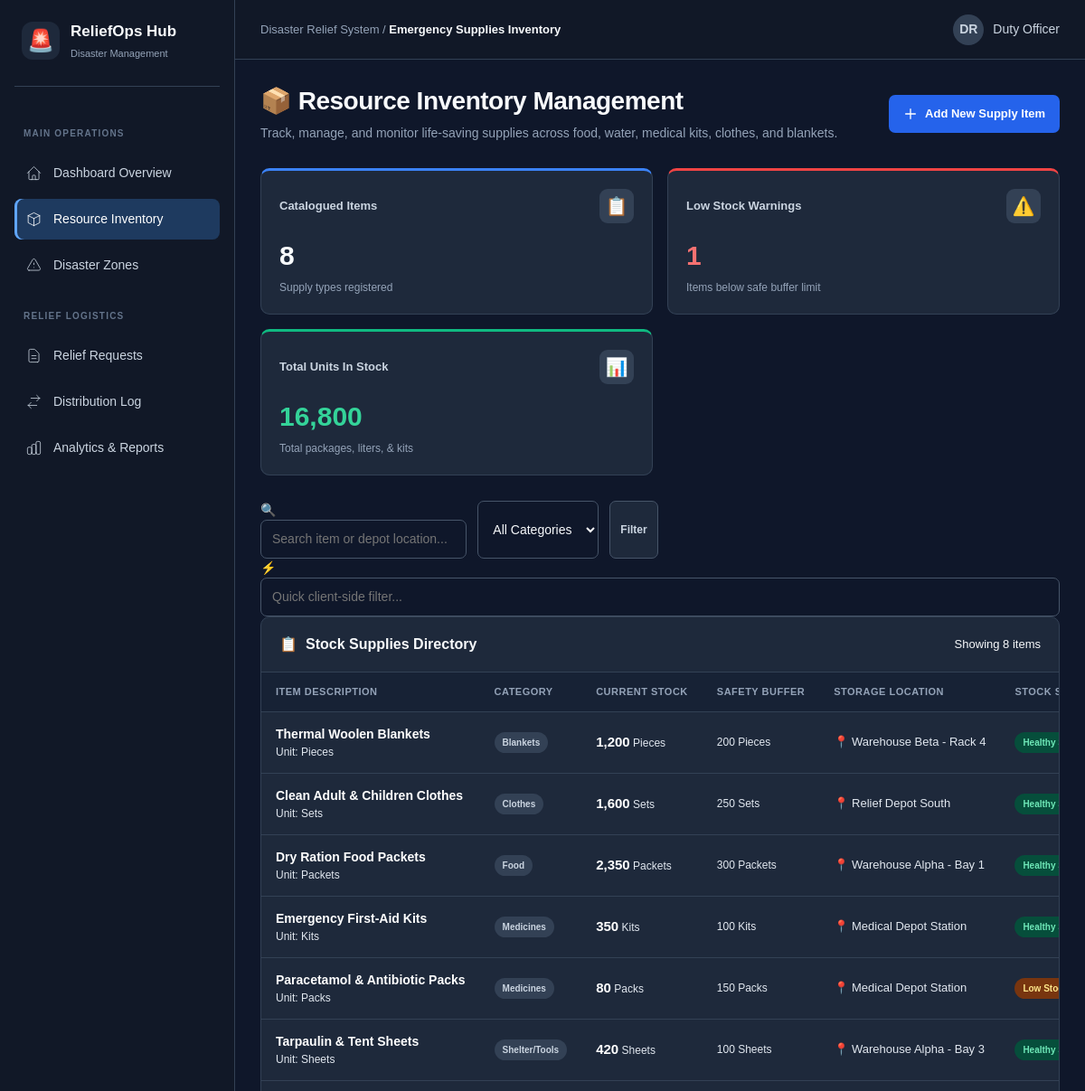
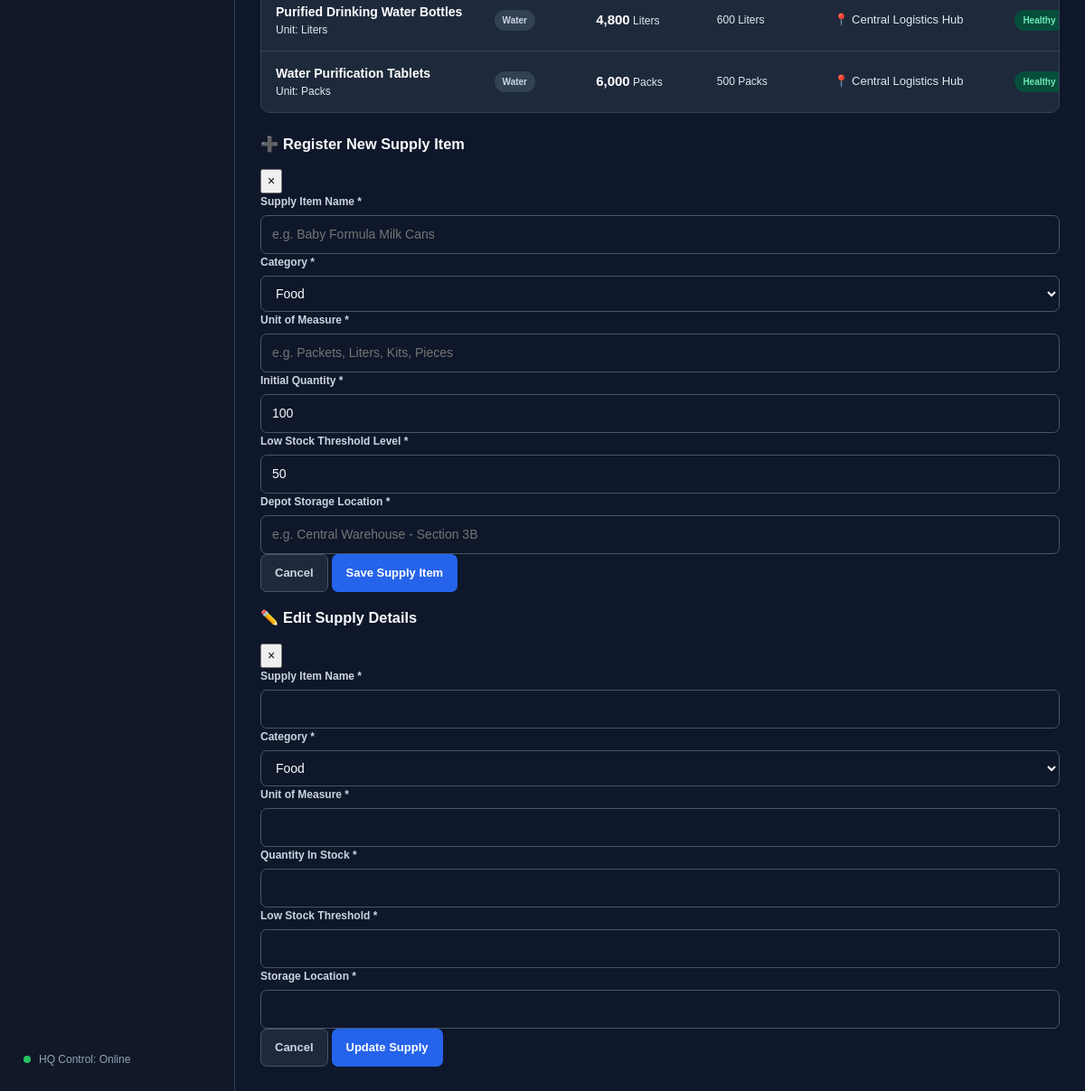
Page /inventory on the committed database (2 pictures, top to bottom).
### tables this page shows
CREATE TABLE inventory (
            id INTEGER PRIMARY KEY AUTOINCREMENT,
            item_name TEXT NOT NULL,
            category TEXT NOT NULL,
            quantity INTEGER NOT NULL DEFAULT 0,
            unit TEXT NOT NULL,
            threshold INTEGER NOT NULL DEFAULT 50,
            storage_location TEXT NOT NULL,
            last_updated TEXT NOT NULL
        );

### app.py (the view)
@app.route('/inventory')
def inventory():
    category_filter = request.args.get('category', 'All')
    search_query = request.args.get('search', '').strip()
    conn = get_db_connection()
    query = 'SELECT * FROM inventory WHERE 1=1'
    params = []
    if category_filter and category_filter != 'All':
        query += ' AND category = ?'
        params.append(category_filter)
    if search_query:
        query += ' AND (item_name LIKE ? OR storage_location LIKE ?)'
        wildcard = f'%{search_query}%'
        params.extend([wildcard, wildcard])
    query += ' ORDER BY category, item_name'
    items = conn.execute(query, params).fetchall()
    total_items_count = conn.execute('SELECT COUNT(*) FROM inventory').fetchone()[0]
    low_stock_count = conn.execute('SELECT COUNT(*) FROM inventory WHERE quantity <= threshold').fetchone()[0]
    total_units_sum = conn.execute('SELECT COALESCE(SUM(quantity), 0) FROM inventory').fetchone()[0]
    conn.close()
    return render_template(
        'inventory.html',
        items=items,
        selected_category=category_filter,
        search_query=search_query,
        total_items_count=total_items_count,
        low_stock_count=low_stock_count,
        total_units_sum=total_units_sum,
        page='inventory'
    )

### database.py (called while the page is built)
def get_db_path():
    return os.path.join(os.path.dirname(os.path.abspath(__file__)), DATABASE_NAME)

def get_db_connection():
    conn = sqlite3.connect(get_db_path())
    conn.row_factory = sqlite3.Row
    conn.execute("PRAGMA foreign_keys = ON")
    return conn

### templates/inventory.html (shortened to what this page needs)
{% extends 'base.html' %}
{% block breadcrumb %}Emergency Supplies Inventory{% endblock %}
{% block content %}
<div class="page-header">
  <div class="header-title-box">
    <h1>📦 Resource Inventory Management</h1>
    <p>Track, manage, and monitor life-saving supplies across food, water, medical kits, clothes, and blankets.</p>
  </div>
  <div class="header-actions">
    <button class="btn btn-primary" onclick="openModal('addInventoryModal')">
      <svg width="16" height="16" fill="none" stroke="currentColor" viewBox="0 0 24 24"><path stroke-linecap="round" stroke-linejoin="round" stroke-width="2" d="M12 4v16m8-8H4"/></svg>
      Add New Supply Item
    </button>
  </div>
</div>
<div class="metrics-grid">
  <div class="metric-card" style="--card-accent: #3b82f6;">
    <div class="metric-header">
      <span class="metric-title">Catalogued Items</span>
      <div class="metric-icon-wrap">📋</div>
    </div>
    <div class="metric-value">{{ total_items_count }}</div>
    <div class="metric-footer">Supply types registered</div>
  </div>
  <div class="metric-card" style="--card-accent: #ef4444;">
    <div class="metric-header">
      <span class="metric-title">Low Stock Warnings</span>
      <div class="metric-icon-wrap">⚠️</div>
    </div>
    <div class="metric-value" style="color: #f87171;">{{ low_stock_count }}</div>
    <div class="metric-footer">Items below safe buffer limit</div>
  </div>
  <div class="metric-card" style="--card-accent: #10b981;">
    <div class="metric-header">
      <span class="metric-title">Total Units In Stock</span>
      <div class="metric-icon-wrap">📊</div>
    </div>
    <div class="metric-value" style="color: #34d399;">{{ "{:,}".format(total_units_sum) }}</div>
    <div class="metric-footer">Total packages, liters, & kits</div>
  </div>
</div>
<div class="filter-bar">
  <form method="GET" action="{{ url_for('inventory') }}" style="display: flex; gap: 12px; flex-wrap: wrap;">
    <div class="search-box">
      <span>🔍</span>
      <input type="text" name="search" placeholder="Search item or depot location..." value="{{ search_query }}">
    </div>
    <select name="category" class="form-control" style="width: auto; padding: 6px 12px;" onchange="this.form.submit()">
      <option value="All" {% if selected_category == 'All' %}selected{% endif %}>All Categories</option>
    </select>
    <button type="submit" class="btn btn-secondary btn-sm">Filter</button>
  </form>
  <div class="search-box">
    <span>⚡</span>
    <input type="text" id="clientTableSearch" placeholder="Quick client-side filter...">
  </div>
</div>
<div class="panel-card">
  <div class="panel-header">
    <h2 class="panel-title">
      <span>📋</span> Stock Supplies Directory
    </h2>
    <span style="font-size: 13px; color: var(--text-muted);">Showing {{ items | length }} items</span>
  </div>
  <div class="table-responsive">
    <table class="custom-table filterable-table">
      <thead>
        <tr>
          <th>Item Description</th>
          <th>Category</th>
          <th>Current Stock</th>
          <th>Safety Buffer</th>
          <th>Storage Location</th>
          <th>Stock Status</th>
        </tr>
      </thead>
      <tbody>
        {% for item in items %}
        <tr>
          <td>
            <strong style="color: #ffffff; font-size: 14px;">{{ item.item_name }}</strong>
            <div style="font-size: 12px; color: var(--text-dim);">Unit: {{ item.unit }}</div>
          </td>
          <td>
            <span class="category-pill">{{ item.category }}</span>
          </td>
          <td>
            <span style="font-size: 15px; font-weight: 700; color: #ffffff;">{{ "{:,}".format(item.quantity) }}</span>
            <span style="font-size: 12px; color: var(--text-muted);">{{ item.unit }}</span>
          </td>
          <td>{{ item.threshold }} {{ item.unit }}</td>
          <td>
            <span style="color: var(--text-muted); font-size: 13px;">📍 {{ item.storage_location }}</span>
          </td>
          <td>
            {% if item.quantity == 0 %}
              <span class="badge badge-critical">Out of Stock</span>
            {% elif item.quantity <= item.threshold %}
              <span class="badge badge-high">Low Stock Alert</span>
            {% else %}
              <span class="badge badge-resolved">Healthy Stock</span>
            {% endif %}
          </td>
        </tr>
        {% else %}
        <tr>
          <td colspan="8" style="text-align: center; color: var(--text-dim); padding: 32px;">
            No inventory supplies match your criteria. Click "Add New Supply Item" to create one.
          </td>
        </tr>
        {% endfor %}
      </tbody>
    </table>
  </div>
</div>
<div class="modal-overlay" id="addInventoryModal">
  <div class="modal-box">
    <div class="modal-header">
      <h3>➕ Register New Supply Item</h3>
      <button class="modal-close" onclick="closeModal('addInventoryModal')">&times;</button>
    </div>
    <form method="POST" action="{{ url_for('add_inventory') }}">
      <div class="modal-body">
        <div class="form-group">
          <label class="form-label">Supply Item Name *</label>
          <input type="text" name="item_name" class="form-control" placeholder="e.g. Baby Formula Milk Cans" required>
        </div>
        <div class="form-row">
          <div class="form-group">
            <label class="form-label">Category *</label>
            <select name="category" class="form-control" required>
              <option value="Food">Food</option>
            </select>
          </div>
          <div class="form-group">
            <label class="form-label">Unit of Measure *</label>
            <input type="text" name="unit" class="form-control" placeholder="e.g. Packets, Liters, Kits, Pieces" required>
          </div>
        </div>
        <div class="form-row">
          <div class="form-group">
            <label class="form-label">Initial Quantity *</label>
            <input type="number" name="quantity" class="form-control" min="0" value="100" required>
          </div>
          <div class="form-group">
            <label class="form-label">Low Stock Threshold Level *</label>
            <input type="number" name="threshold" class="form-control" min="1" value="50" required>
          </div>
        </div>
        <div class="form-group">
          <label class="form-label">Depot Storage Location *</label>
          <input type="text" name="storage_location" class="form-control" placeholder="e.g. Central Warehouse - Section 3B" required>
        </div>
      </div>
      <div class="modal-footer">
        <button type="button" class="btn btn-secondary" onclick="closeModal('addInventoryModal')">Cancel</button>
        <button type="submit" class="btn btn-primary">Save Supply Item</button>
      </div>
    </form>
  </div>
</div>
<div class="modal-overlay" id="editInventoryModal">
  <div class="modal-box">
    <div class="modal-header">
      <h3>✏️ Edit Supply Details</h3>
      <button class="modal-close" onclick="closeModal('editInventoryModal')">&times;</button>
    </div>
    <form id="editInventoryForm" method="POST" action="">
      <div class="modal-body">
        <div class="form-group">
          <label class="form-label">Supply Item Name *</label>
          <input type="text" id="edit_inv_name" name="item_name" class="form-control" required>
        </div>
        <div class="form-row">
          <div class="form-group">
            <label class="form-label">Category *</label>
            <select id="edit_inv_category" name="category" class="form-control" required>
              <option value="Food">Food</option>
            </select>
          </div>
          <div class="form-group">
            <label class="form-label">Unit of Measure *</label>
            <input type="text" id="edit_inv_unit" name="unit" class="form-control" required>
          </div>
        </div>
        <div class="form-row">
          <div class="form-group">
            <label class="form-label">Quantity In Stock *</label>
            <input type="number" id="edit_inv_quantity" name="quantity" class="form-control" min="0" required>
          </div>
          <div class="form-group">
            <label class="form-label">Low Stock Threshold *</label>
            <input type="number" id="edit_inv_threshold" name="threshold" class="form-control" min="1" required>
          </div>
        </div>
        <div class="form-group">
          <label class="form-label">Storage Location *</label>
          <input type="text" id="edit_inv_location" name="storage_location" class="form-control" required>
        </div>
      </div>
      <div class="modal-footer">
        <button type="button" class="btn btn-secondary" onclick="closeModal('editInventoryModal')">Cancel</button>
        <button type="submit" class="btn btn-primary">Update Supply</button>
      </div>
    </form>
  </div>
</div>
{% endblock %}

### static/css/style.css (style rules this page uses)
* { box-sizing: border-box; }
body { margin: 0; font-family: Arial, Helvetica, sans-serif; background: #0f172a; color: #f8fafc; font-size: 14px; line-height: 1.5; }
button, input, select, textarea { font: inherit; }
button { cursor: pointer; }
svg { width: 20px; height: 20px; flex-shrink: 0; }
.page-header { display: flex; align-items: center; justify-content: space-between; flex-wrap: wrap; gap: 20px; margin-bottom: 28px; }
.header-title-box h1 { margin: 0 0 8px; font-size: 28px; line-height: 1.25; letter-spacing: -0.5px; }
.header-title-box p { margin: 0; color: #94a3b8; font-size: 14px; }
.header-actions { display: flex; flex-wrap: wrap; gap: 10px; }
.btn { display: inline-flex; align-items: center; justify-content: center; gap: 8px; padding: 10px 15px; border: 1px solid transparent; border-radius: 7px; font-weight: 600; font-size: 13px; cursor: pointer; text-decoration: none; transition: background 0.2s, border-color 0.2s; }
.btn svg { width: 16px; height: 16px; }
.btn-primary { background: #2563eb; color: #ffffff; }
.btn-secondary { background: #1e293b; color: #cbd5e1; border-color: #475569; }
.btn-sm { padding: 7px 11px; font-size: 12px; }
.metrics-grid { display: grid; grid-template-columns: repeat(4, minmax(0, 1fr)); gap: 16px; margin-bottom: 28px; }
.metric-card { --card-accent: #3b82f6; min-width: 0; padding: 20px; background: #1e293b; border: 1px solid #334155; border-top: 3px solid var(--card-accent); border-radius: 10px; }
.metric-header { display: flex; align-items: center; justify-content: space-between; gap: 10px; margin-bottom: 18px; }
.metric-title { color: #cbd5e1; font-size: 13px; font-weight: 600; }
.metric-icon-wrap { width: 38px; height: 38px; display: grid; place-items: center; background: #334155; border-radius: 9px; font-size: 20px; }
.metric-value { margin-bottom: 8px; font-size: 30px; font-weight: 750; line-height: 1.2; overflow-wrap: anywhere; }
.metric-footer { color: #94a3b8; font-size: 12px; }
.panel-card { min-width: 0; margin-bottom: 22px; background: #1e293b; border: 1px solid #334155; border-radius: 10px; overflow: hidden; }
.panel-header { display: flex; align-items: center; justify-content: space-between; flex-wrap: wrap; gap: 12px; padding: 18px 20px; border-bottom: 1px solid #334155; }
.panel-title { display: flex; align-items: center; gap: 9px; margin: 0; color: #f8fafc; font-size: 16px; font-weight: 700; }
.table-responsive { width: 100%; overflow-x: auto; }
.custom-table { width: 100%; border-collapse: collapse; text-align: left; white-space: nowrap; }
.custom-table th { padding: 13px 16px; background: #172235; color: #94a3b8; font-size: 11px; font-weight: 700; text-transform: uppercase; letter-spacing: 0.5px; }
.custom-table td { padding: 14px 16px; border-top: 1px solid #334155; color: #e2e8f0; font-size: 12px; vertical-align: middle; }
.custom-table td strong { color: #f8fafc; }
.badge, .category-pill { display: inline-flex; align-items: center; justify-content: center; padding: 4px 9px; border-radius: 20px; font-size: 10px; font-weight: 700; white-space: nowrap; }
.category-pill { background: #334155; color: #cbd5e1; }
.badge-active, .badge-approved, .badge-allocated, .badge-resolved, .badge-success { background: #064e3b; color: #6ee7b7; }
.badge-high, .badge-pending, .badge-warning { background: #78350f; color: #fde68a; }
input, select, textarea { width: 100%; padding: 10px 12px; background: #0f172a; color: #f8fafc; border: 1px solid #475569; border-radius: 7px; outline: none; }
label { display: block; margin-bottom: 6px; color: #cbd5e1; font-size: 12px; font-weight: 600; }
form { min-width: 0; }
@media (max-width: 1200px) { .metrics-grid { grid-template-columns: repeat(2, minmax(0, 1fr)); } }

### rows in the picture
inventory: item_name "Thermal Woolen Blankets", unit "Pieces", category "Blankets", quantity "1,200", threshold "200", storage_location "Warehouse Beta - Rack 4", shows "Healthy…"
inventory: item_name "Clean Adult & Children Clothes", unit "Sets", category "Clothes", quantity "1,600", threshold "250", storage_location "Relief Depot South", shows "Healthy…"
inventory: item_name "Dry Ration Food Packets", unit "Packets", category "Food", quantity "2,350", threshold "300", storage_location "Warehouse Alpha - Bay 1", shows "Healthy…"
inventory: item_name "Emergency First-Aid Kits", unit "Kits", category "Medicines", quantity "350", threshold "100", storage_location "Medical Depot Station", shows "Healthy…"
inventory: item_name "Paracetamol & Antibiotic Packs", unit "Packs", category "Medicines", quantity "80", threshold "150", storage_location "Medical Depot Station", shows "Low…"
inventory: item_name "Tarpaulin & Tent Sheets", unit "Sheets", category "Shelter/Tools", quantity "420", threshold "100", storage_location "Warehouse Alpha - Bay 3", shows "Healthy…"
inventory: item_name "Purified Drinking Water Bottles", unit "Liters", category "Water", quantity "4,800", threshold "600", storage_location "Central Logistics Hub", shows "Healthy…"
inventory: item_name "Water Purification Tablets", unit "Packs", category "Water", quantity "6,000", threshold "500", storage_location "Central Logistics Hub", shows "Healthy…"

### other values in the picture
{{ total_items_count }} "8"
{{ low_stock_count }} "1"
{{ "{:,}".format(total_units_sum) }} "16,800"
{{ items | length }} "8"
